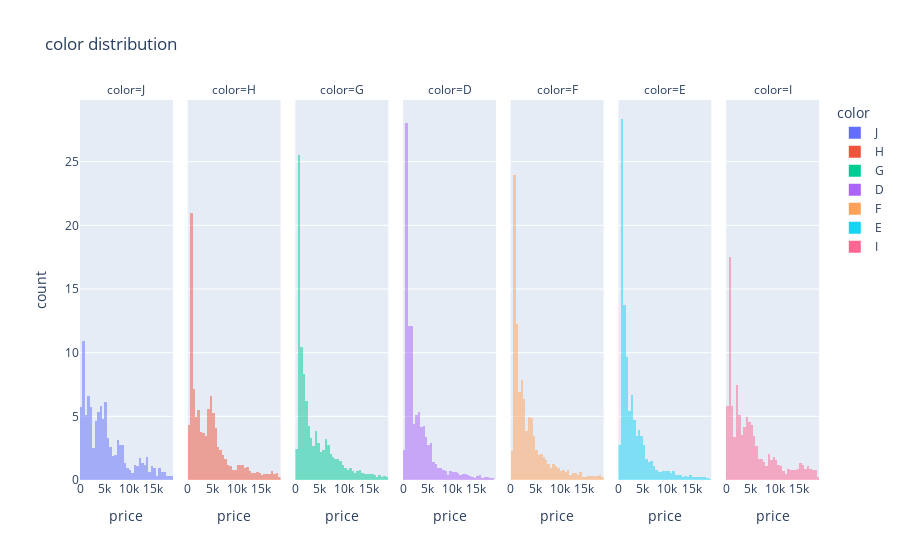

Notebook code cell kept with this figure:
### Code cell
px.histogram(data_frame=df, 
             x='price',
             color='color', 
             histnorm='percent', 
             barmode='overlay',
             title='color distribution',
             nbins=40, 
             facet_col ='color')

### Figure 1 — Plotly figure (JSON) as saved in the notebook; plotly's stock layout.template omitted (floating-point values rounded to 4 significant figures; data arrays with more than 128 entries replaced by an {"elided": "..."} marker saying what was removed)
{"data": [{"alignmentgroup": "True", "bingroup": "x", "histnorm": "percent", "hovertemplate": "color=J<br>price=%{x}<br>count=%{y}<extra></extra>", "legendgroup": "J", "marker": {"color": "#636efa", "opacity": 0.5}, "name": "J", "nbinsx": 40, "offsetgroup": "J", "orientation": "v", "showlegend": true, "type": "histogram", "x": {"elided": "2140 int values"}, "xaxis": "x", "yaxis": "y"}, {"alignmentgroup": "True", "bingroup": "x", "histnorm": "percent", "hovertemplate": "color=H<br>price=%{x}<br>count=%{y}<extra></extra>", "legendgroup": "H", "marker": {"color": "#EF553B", "opacity": 0.5}, "name": "H", "nbinsx": 40, "offsetgroup": "H", "orientation": "v", "showlegend": true, "type": "histogram", "x": {"elided": "6276 int values"}, "xaxis": "x2", "yaxis": "y2"}, {"alignmentgroup": "True", "bingroup": "x", "histnorm": "percent", "hovertemplate": "color=G<br>price=%{x}<br>count=%{y}<extra></extra>", "legendgroup": "G", "marker": {"color": "#00cc96", "opacity": 0.5}, "name": "G", "nbinsx": 40, "offsetgroup": "G", "orientation": "v", "showlegend": true, "type": "histogram", "x": {"elided": "8454 int values"}, "xaxis": "x3", "yaxis": "y3"}, {"alignmentgroup": "True", "bingroup": "x", "histnorm": "percent", "hovertemplate": "color=D<br>price=%{x}<br>count=%{y}<extra></extra>", "legendgroup": "D", "marker": {"color": "#ab63fa", "opacity": 0.5}, "name": "D", "nbinsx": 40, "offsetgroup": "D", "orientation": "v", "showlegend": true, "type": "histogram", "x": {"elided": "5049 int values"}, "xaxis": "x4", "yaxis": "y4"}, {"alignmentgroup": "True", "bingroup": "x", "histnorm": "percent", "hovertemplate": "color=F<br>price=%{x}<br>count=%{y}<extra></extra>", "legendgroup": "F", "marker": {"color": "#FFA15A", "opacity": 0.5}, "name": "F", "nbinsx": 40, "offsetgroup": "F", "orientation": "v", "showlegend": true, "type": "histogram", "x": {"elided": "7175 int values"}, "xaxis": "x5", "yaxis": "y5"}, {"alignmentgroup": "True", "bingroup": "x", "histnorm": "percent", "hovertemplate": "color=E<br>price=%{x}<br>count=%{y}<extra></extra>", "legendgroup": "E", "marker": {"color": "#19d3f3", "opacity": 0.5}, "name": "E", "nbinsx": 40, "offsetgroup": "E", "orientation": "v", "showlegend": true, "type": "histogram", "x": {"elided": "7325 int values"}, "xaxis": "x6", "yaxis": "y6"}, {"alignmentgroup": "True", "bingroup": "x", "histnorm": "percent", "hovertemplate": "color=I<br>price=%{x}<br>count=%{y}<extra></extra>", "legendgroup": "I", "marker": {"color": "#FF6692", "opacity": 0.5}, "name": "I", "nbinsx": 40, "offsetgroup": "I", "orientation": "v", "showlegend": true, "type": "histogram", "x": {"elided": "4032 int values"}, "xaxis": "x7", "yaxis": "y7"}], "layout": {"annotations": [{"font": {}, "showarrow": false, "text": "color=J", "x": 0.06286, "xanchor": "center", "xref": "paper", "y": 1, "yanchor": "bottom", "yref": "paper"}, {"font": {}, "showarrow": false, "text": "color=H", "x": 0.2086, "xanchor": "center", "xref": "paper", "y": 1, "yanchor": "bottom", "yref": "paper"}, {"font": {}, "showarrow": false, "text": "color=G", "x": 0.3543, "xanchor": "center", "xref": "paper", "y": 1, "yanchor": "bottom", "yref": "paper"}, {"font": {}, "showarrow": false, "text": "color=D", "x": 0.5, "xanchor": "center", "xref": "paper", "y": 1, "yanchor": "bottom", "yref": "paper"}, {"font": {}, "showarrow": false, "text": "color=F", "x": 0.6457, "xanchor": "center", "xref": "paper", "y": 1, "yanchor": "bottom", "yref": "paper"}, {"font": {}, "showarrow": false, "text": "color=E", "x": 0.7914, "xanchor": "center", "xref": "paper", "y": 1, "yanchor": "bottom", "yref": "paper"}, {"font": {}, "showarrow": false, "text": "color=I", "x": 0.9371, "xanchor": "center", "xref": "paper", "y": 1, "yanchor": "bottom", "yref": "paper"}], "autosize": true, "barmode": "overlay", "legend": {"title": {"text": "color"}, "tracegroupgap": 0}, "title": {"text": "color distribution"}, "xaxis": {"anchor": "y", "autorange": true, "domain": [0, 0.1257], "range": [-0.5, 19000.0], "title": {"text": "price"}, "type": "linear"}, "xaxis2": {"anchor": "y2", "autorange": true, "domain": [0.1457, 0.2714], "matches": "x", "range": [-0.5, 19000.0], "title": {"text": "price"}, "type": "linear"}, "xaxis3": {"anchor": "y3", "autorange": true, "domain": [0.2914, 0.4171], "matches": "x", "range": [-0.5, 19000.0], "title": {"text": "price"}, "type": "linear"}, "xaxis4": {"anchor": "y4", "autorange": true, "domain": [0.4371, 0.5629], "matches": "x", "range": [-0.5, 19000.0], "title": {"text": "price"}, "type": "linear"}, "xaxis5": {"anchor": "y5", "autorange": true, "domain": [0.5829, 0.7086], "matches": "x", "range": [-0.5, 19000.0], "title": {"text": "price"}, "type": "linear"}, "xaxis6": {"anchor": "y6", "autorange": true, "domain": [0.7286, 0.8543], "matches": "x", "range": [-0.5, 19000.0], "title": {"text": "price"}, "type": "linear"}, "xaxis7": {"anchor": "y7", "autorange": true, "domain": [0.8743, 1.0], "matches": "x", "range": [-0.5, 19000.0], "title": {"text": "price"}, "type": "linear"}, "yaxis": {"anchor": "x", "autorange": true, "domain": [0, 1], "range": [0, 29.85], "title": {"text": "count"}}, "yaxis2": {"anchor": "x2", "autorange": true, "domain": [0, 1], "matches": "y", "range": [0, 29.85], "showticklabels": false}, "yaxis3": {"anchor": "x3", "autorange": true, "domain": [0, 1], "matches": "y", "range": [0, 29.85], "showticklabels": false}, "yaxis4": {"anchor": "x4", "autorange": true, "domain": [0, 1], "matches": "y", "range": [0, 29.85], "showticklabels": false}, "yaxis5": {"anchor": "x5", "autorange": true, "domain": [0, 1], "matches": "y", "range": [0, 29.85], "showticklabels": false}, "yaxis6": {"anchor": "x6", "autorange": true, "domain": [0, 1], "matches": "y", "range": [0, 29.85], "showticklabels": false}, "yaxis7": {"anchor": "x7", "autorange": true, "domain": [0, 1], "matches": "y", "range": [0, 29.85], "showticklabels": false}}}
